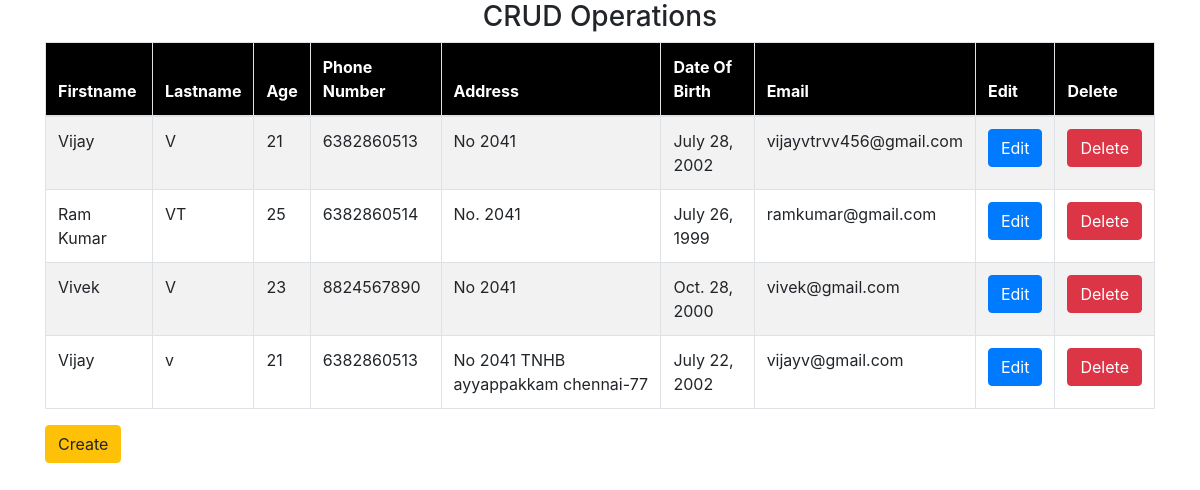
Screenshot of /views with the database file from the repository.
### base_app/models.py (models this page shows)
class employee(models.Model):
    FirstName = models.CharField(max_length=255)
    LastName = models.CharField(max_length=255)
    Age = models.IntegerField()  # Assuming age is an integer
    PhoneNumber = models.CharField(max_length=15)  # Assuming a reasonable length for phone number
    Address = models.TextField()
    DateOfBirth = models.DateField()
    Email = models.EmailField()

### base_app/views.py (the view)
# urls.py: path('views', views.view,name="view"),
def view(request):
    obj = employee.objects.all()
    return render(request,'view.html',{'students': obj})

### base_app/templates/view.html
{% extends "layout.html" %} {% block content %}
<div class="container">
  <h3 style="display: flex; align-items: center; justify-content: center">
    CRUD Operations
  </h3>
</div>
<div class="container">
  <table class="table table-striped table-bordered table-hover">
    <thead>
      <tr style="background-color:black;color: white;">
        <th>Firstname</th>
        <th>Lastname</th>
        <th>Age</th>
        <th>Phone Number</th>
        <th>Address</th>
        <th>Date Of Birth</th>
        <th>Email</th>
        <th>Edit</th>
        <th>Delete</th>
      </tr>
    </thead>
    <tbody>
      {% for std in students %}
      <tr>
        <td>{{std.FirstName}}</td>
        <td>{{std.LastName}}</td>
        <td>{{std.Age}}</td>
        <td>{{std.PhoneNumber}}</td>
        <td>{{std.Address}}</td>
        <td>{{std.DateOfBirth}}</td>
        <td>{{std.Email}}</td>
        <td><a href="edit/{{std.id}}" class="btn btn-primary">Edit</a></td>
        <td><a href="delete/{{std.id}}" class="btn btn-danger">Delete</a></td>
      </tr>
      {% endfor %}
    </tbody>
  </table>
<div><a href="create" class="btn btn-warning">Create</a></div>
</div>
{% endblock %}

### base_app/templates/layout.html (shortened to what this page needs)
<!DOCTYPE html>
<html lang="en">
<head>
    <link rel="stylesheet" href="https://cdn.jsdelivr.net/npm/bootstrap@4.4.1/dist/css/bootstrap.min.css">
</head>
<body>
    {% block content %}
    {% endblock %}
</body>
</html>

### rows the page displays
employee: FirstName "Vijay", LastName "V", Age "21", PhoneNumber "6382860513", Address "No 2041", DateOfBirth "July 28, 2002", Email "vijayvtrvv456@gmail.com"
employee: FirstName "Ram Kumar", LastName "VT", Age "25", PhoneNumber "6382860514", Address "No. 2041", DateOfBirth "July 26, 1999", Email "ramkumar@gmail.com"
employee: FirstName "Vivek", LastName "V", Age "23", PhoneNumber "8824567890", Address "No 2041", DateOfBirth "Oct. 28, 2000", Email "vivek@gmail.com"
employee: FirstName "Vijay", LastName "v", Age "21", PhoneNumber "6382860513", Address "No 2041 TNHB ayyappakkam chennai-77", DateOfBirth "July 22, 2002", Email "vijayv@gmail.com"
